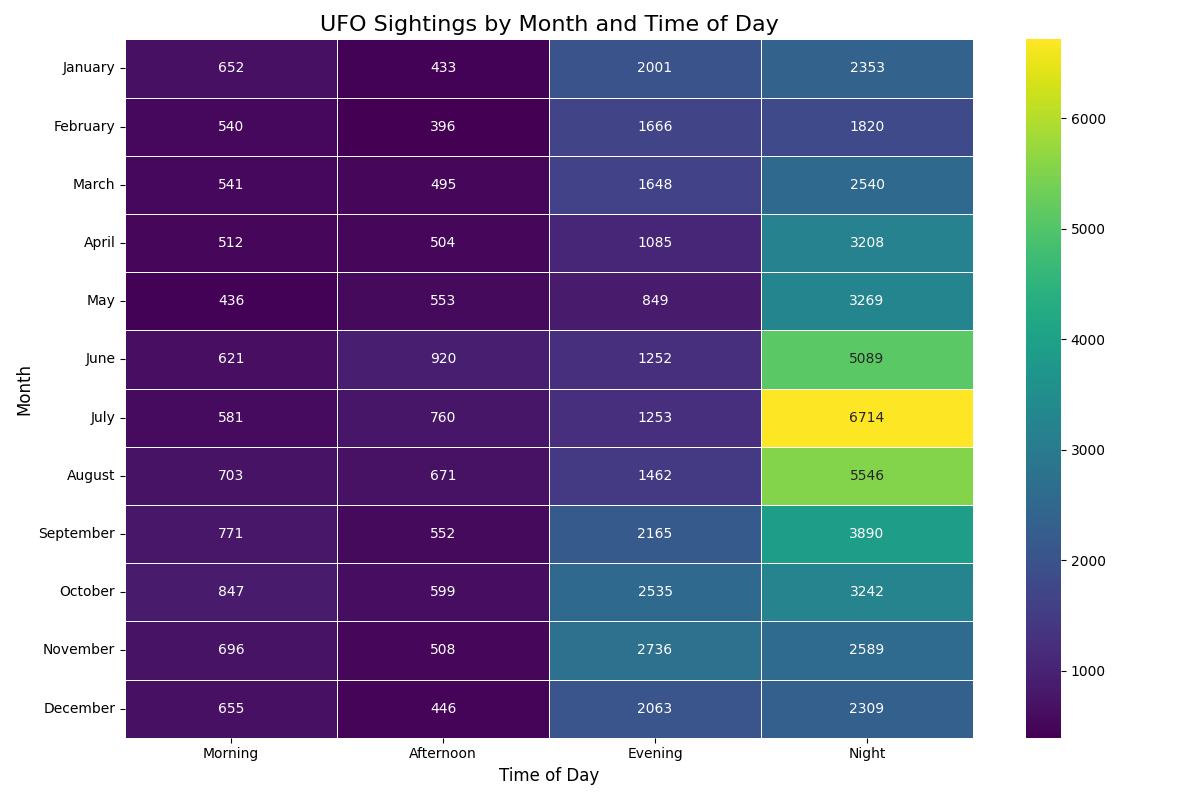

The script that saved this image:
import duckdb
import pandas as pd
import matplotlib.pyplot as plt
import seaborn as sns
from tabulate import tabulate

# Connect to DuckDB database
con = duckdb.connect("ufo.db")

# SQL query to get sightings by month and time of day
query = """
SELECT 
    CASE t.month
        WHEN 1 THEN 'January'
        WHEN 2 THEN 'February'
        WHEN 3 THEN 'March'
        WHEN 4 THEN 'April'
        WHEN 5 THEN 'May'
        WHEN 6 THEN 'June'
        WHEN 7 THEN 'July'
        WHEN 8 THEN 'August'
        WHEN 9 THEN 'September'
        WHEN 10 THEN 'October'
        WHEN 11 THEN 'November'
        WHEN 12 THEN 'December'
    END AS month,
    CASE
        WHEN t.hour >= 5 AND t.hour < 12 THEN 'Morning'
        WHEN t.hour >= 12 AND t.hour < 17 THEN 'Afternoon' 
        WHEN t.hour >= 17 AND t.hour < 21 THEN 'Evening'
        ELSE 'Night'
    END AS time_of_day,
    COUNT(*) AS sightings_count
FROM fact_sightings f
JOIN dim_time t ON f.time_id = t.time_id
GROUP BY t.month, time_of_day
ORDER BY 
    t.month,
    CASE 
        WHEN time_of_day = 'Morning' THEN 1
        WHEN time_of_day = 'Afternoon' THEN 2
        WHEN time_of_day = 'Evening' THEN 3
        WHEN time_of_day = 'Night' THEN 4
    END
"""

# Load results into pandas DataFrame
df = con.execute(query).fetchdf()


from tabulate import tabulate

# Seznam časových bloků
time_blocks = ['Morning', 'Afternoon', 'Evening', 'Night']

# Seznam měsíců pro správné řazení
month_order = ['January', 'February', 'March', 'April', 'May', 'June',
               'July', 'August', 'September', 'October', 'November', 'December']

# Dictionary pro uložení jednotlivých tabulek
tables = {}

# Naplň tabulky pro každý časový blok
for time in time_blocks:
    temp_df = df[df['time_of_day'] == time][['month', 'sightings_count']]
    temp_df = temp_df.set_index('month').reindex(month_order).fillna(0).astype(int)
    temp_df.columns = [time]  # přejmenuj sloupec na časový blok
    tables[time] = temp_df

# Spoj všechny 4 tabulky podle indexu (měsíců)
combined_table = pd.concat(tables.values(), axis=1)

# Vytiskni fancy tabulku
print("\n🛸 UFO SIGHTINGS BY MONTH AND TIME OF DAY 🛸\n")
print(tabulate(combined_table, headers="keys", tablefmt="fancy_grid"))

# Create heatmap
plt.figure(figsize=(12, 8))
sns.heatmap(combined_table, annot=True, fmt="d", cmap="viridis", linewidths=.5)
plt.title("UFO Sightings by Month and Time of Day", fontsize=16)
plt.xlabel("Time of Day", fontsize=12)
plt.ylabel("Month", fontsize=12)
plt.tight_layout()
plt.savefig("ufo_sightings_by_time.png")
print("\nVisualization saved as 'ufo_sightings_by_time.png'")

# Close connection
con.close()
